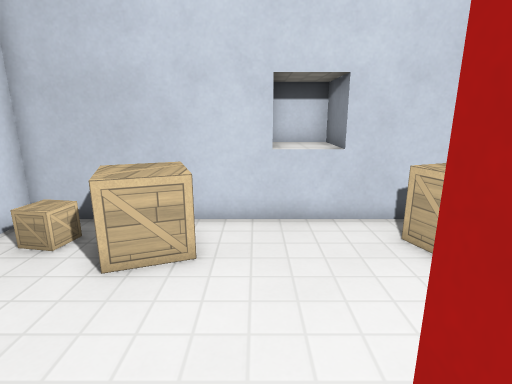
[1] (above)

15 first-person views from a walk through a level from a Godot 3-D game. The camera is 1.5 m above the floor, tilts 14° down and sees 80° across. The floor is counted in squares, 0.5 m on a side. Each view is taken from the middle of a square. On the plan, view 1 faces up. The plan holds only what a view shows up to about 20 squares ahead; the rest is blank. Surface patterns are stand-ins for the level's own textures.

[2]
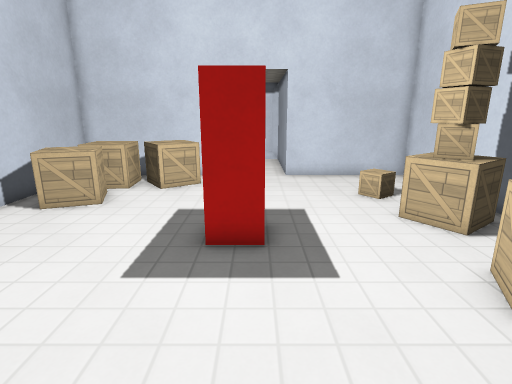

[3]
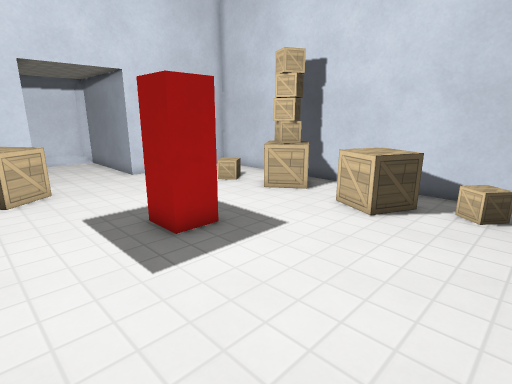

[4]
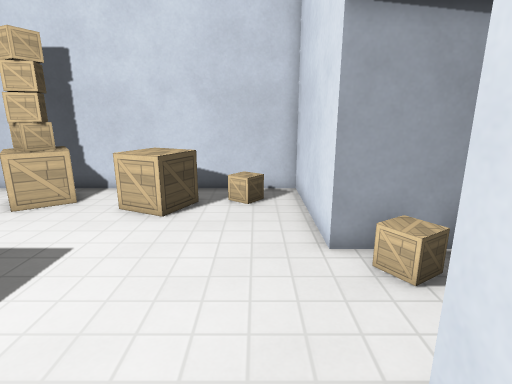

[5]
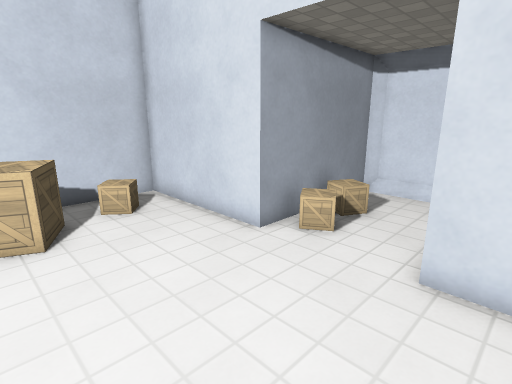

[6]
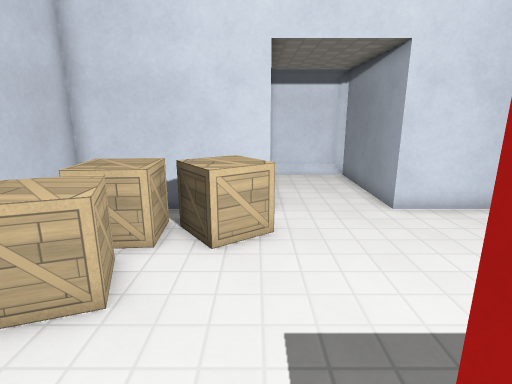

[7]
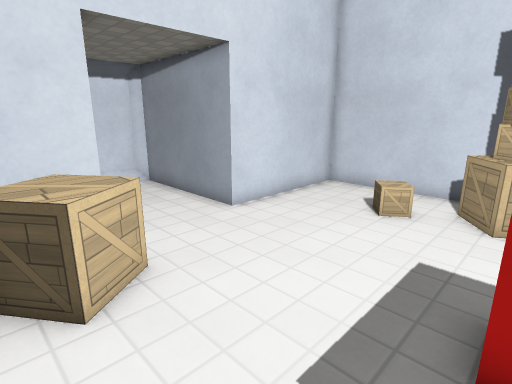

[8]
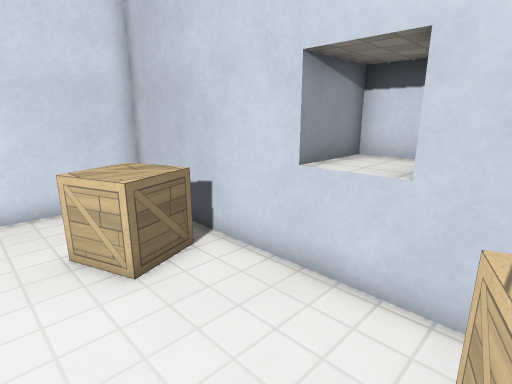

[9]
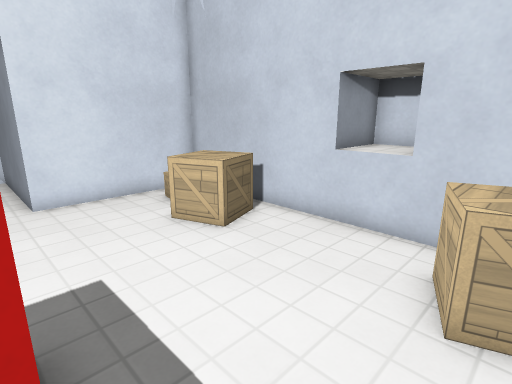

[10]
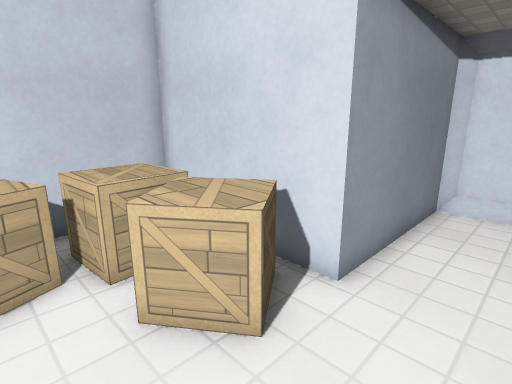

[11]
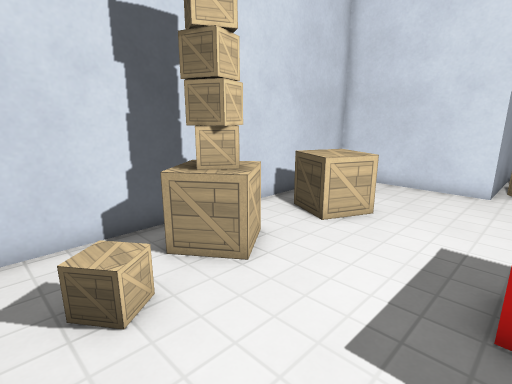

[12]
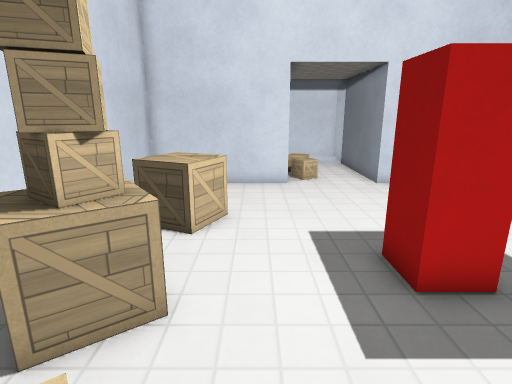

[13]
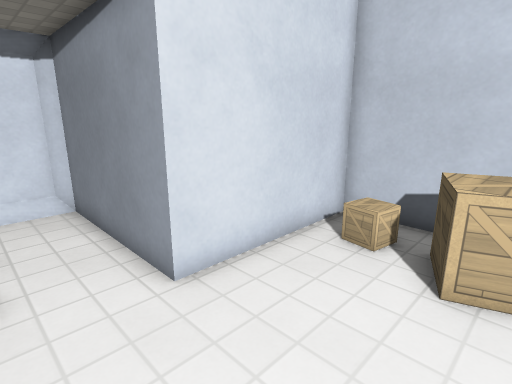

[14]
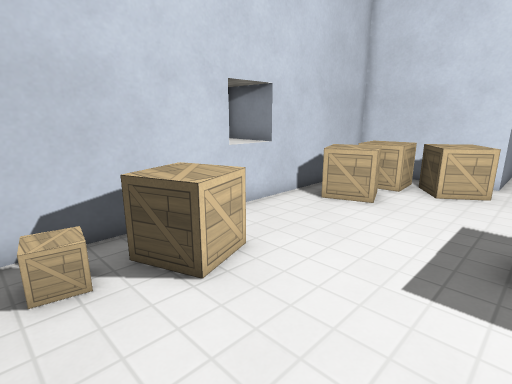

[15]
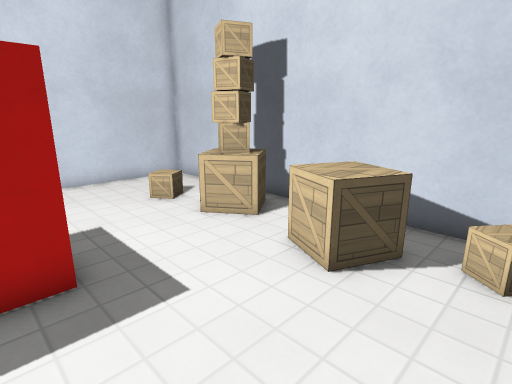

### Floor plan
Key: @ floor where view 1 was taken; # wall or solid block; . floor; ^ raised ledge; C crate; O other object.
Columns run from 13 left of view 1 to 16 right of it. Each row starts with its distance up from view 1.
 11              #^^#
 10              #^^#
  9       ########^^########
  8       #... C......C..  #
  7       #.OCCC.....CCCCC #
  6       #...CCC....CCCCC.#
  5       #.............CC.#
  4       #.............CCC#
  3      ##.............CCC##
  2 ##### .................  #####
  1 #.............##.............#
  0 #............@##.............#
 -1 ##### .................. #####
 -2      ##................##
 -3       #................#
 -4       #....CC...C......#
 -5       #...CCC..CCC.....#
 -6       #.O.CCC..CCC.....#
 -7       #........CC......#
 -8       ##################

Where each view was taken, in squares from view 1:
view 1: 0 up, 0 right, facing up
view 2: 0 up, 6 left, facing right
view 3: 5 up, 6 left, facing down-right
view 4: 5 up, 5 left, facing down
view 5: 4 up, 1 left, facing down-left
view 6: 3 up, 0 right, facing right
view 7: 5 up, 2 right, facing down-right
view 8: 4 up, 4 right, facing up-left
view 9: 1 up, 5 right, facing up-left
view 10: 0 up, 5 right, facing up-right
view 11: 0 up, 7 right, facing down-left
view 12: 3 down, 7 right, facing left
view 13: 0 up, 2 left, facing up-left
view 14: 1 up, 6 left, facing up-right
view 15: 1 up, 5 left, facing down-right
